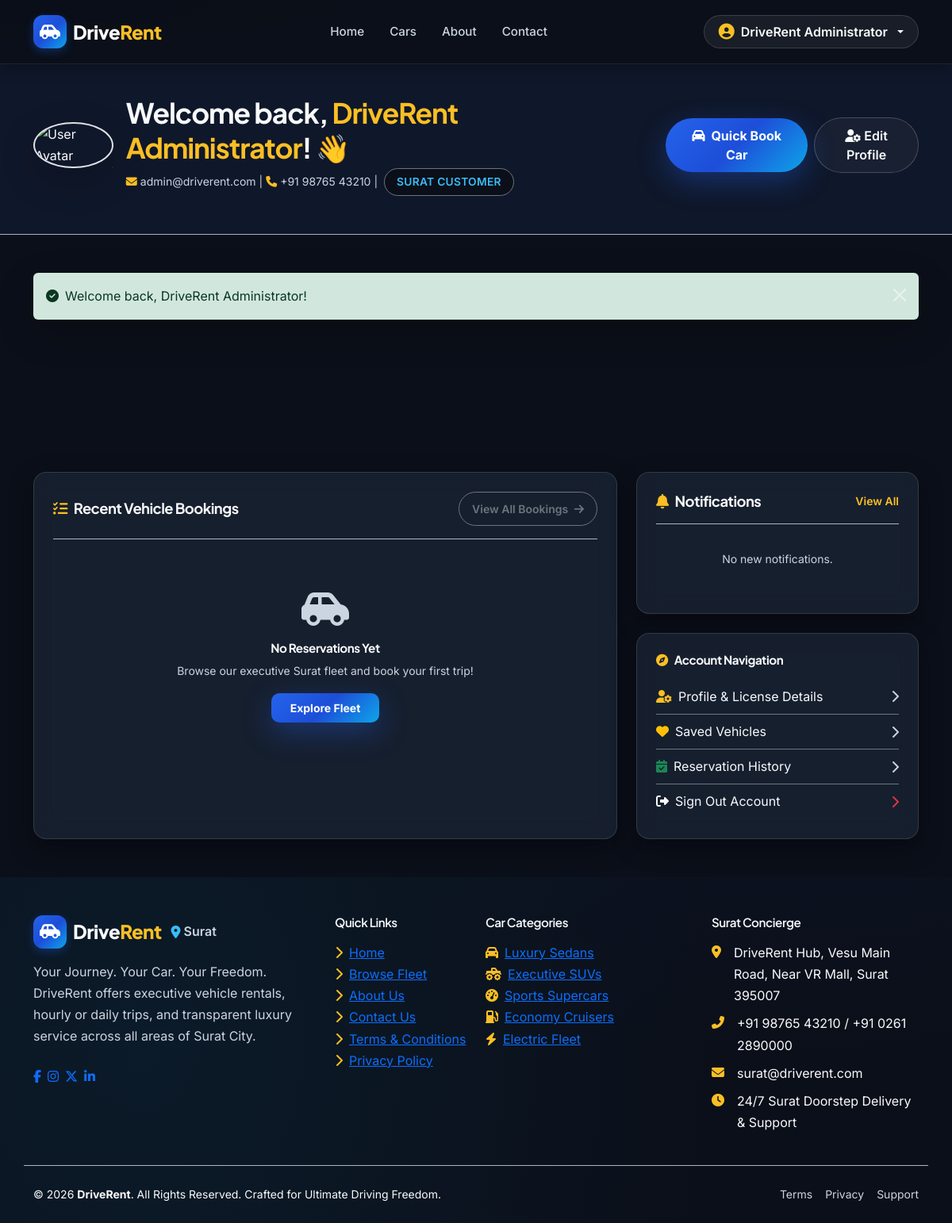
/dashboard.php (signed in), run on the app's committed database.
### tables this page shows
CREATE TABLE `users` (
  `id` INT AUTO_INCREMENT PRIMARY KEY,
  `name` VARCHAR(100) NOT NULL,
  `email` VARCHAR(100) NOT NULL UNIQUE,
  `phone` VARCHAR(20) NOT NULL,
  `password` VARCHAR(255) NOT NULL,
  `role` ENUM('customer', 'admin') DEFAULT 'customer',
  `profile_image` VARCHAR(255) DEFAULT 'default_avatar.png',
  `created_at` DATETIME DEFAULT CURRENT_TIMESTAMP
);

### dashboard.php (the view, shortened to what this page needs)
<?php
require_once __DIR__ . '/config/database.php';
require_once __DIR__ . '/includes/functions.php';
require_once __DIR__ . '/includes/auth-check.php';
$user = get_logged_user($pdo);
$rec_stmt = $pdo->prepare("SELECT b.*, c.brand, c.model, c.category, c.image
    FROM bookings b
    JOIN cars c ON b.car_id = c.id
    WHERE b.user_id = ?
    ORDER BY b.created_at DESC LIMIT 5");
$rec_stmt->execute([$user['id']]);
$recent_bookings = $rec_stmt->fetchAll();
$notif_stmt = $pdo->prepare("SELECT * FROM notifications WHERE user_id = ? ORDER BY created_at DESC LIMIT 4");
$notif_stmt->execute([$user['id']]);
$recent_notifs = $notif_stmt->fetchAll();
include 'includes/header.php';
include 'includes/navbar.php';
?>
<section class="py-5 bg-secondary-dark border-bottom border-dark-subtle mt-5">
    <div class="container pt-4">
        <div class="d-flex flex-column flex-md-row align-items-md-center justify-content-between gap-4">
            <div class="d-flex align-items-center gap-3">
                <div class="position-relative">
                    <?php
                    $avatar_path = !empty($user['profile_image']) && file_exists(__DIR__ . '/assets/images/avatars/' . $user['profile_image'])
                        ? base_url('assets/images/avatars/' . $user['profile_image'])
                        : (!empty($user['profile_image']) && file_exists(__DIR__ . '/assets/images/' . $user['profile_image'])
                            ? base_url('assets/images/' . $user['profile_image'])
                            : base_url('assets/images/default_avatar.png'));
                    ?>
                    <img src="<?php echo $avatar_path; ?>" alt="User Avatar" class="rounded-circle border border-2 border-accent shadow-lg" style="width: 80px; height: 80px; object-fit: cover;">
                    <span class="position-absolute bottom-0 end-0 bg-success border border-dark rounded-circle p-1.5" title="Active Account"></span>
                </div>
                <div>
                    <h2 class="fw-bold mb-1 text-light">Welcome back, <span class="text-accent"><?php echo htmlspecialchars($user['name']); ?></span>! 👋</h2>
                    <p class="text-secondary mb-0 small">
                        <i class="fas fa-envelope me-1 text-accent"></i><?php echo htmlspecialchars($user['email']); ?> |
                        <i class="fas fa-phone me-1 text-accent"></i><?php echo htmlspecialchars($user['phone']); ?> |
                        <span class="badge bg-primary text-cyan border border-secondary px-2 py-1 ms-1">SURAT CUSTOMER</span>
                    </p>
                </div>
            </div>
            <div class="d-flex align-items-center gap-2">
                <a href="<?php echo base_url('cars.php'); ?>" class="btn btn-gradient px-4 py-2.5 btn-pill shadow-cyan"><i class="fas fa-car me-2"></i>Quick Book Car</a>
                <a href="<?php echo base_url('profile.php'); ?>" class="btn btn-outline-light px-3 py-2.5 btn-pill"><i class="fas fa-user-gear me-1"></i>Edit Profile</a>
            </div>
        </div>
    </div>
</section>
<section class="py-5 bg-primary min-vh-100">
    <div class="container">
        <div class="row g-3 mb-5">
            <div class="col-lg-3 col-md-6">
            </div>
            <div class="col-lg-3 col-md-6">
            </div>
            <div class="col-lg-3 col-md-6">
            </div>
            <div class="col-lg-3 col-md-6">
            </div>
        </div>
        <div class="row g-4">
            <div class="col-lg-8">
                <div class="glass-card p-4 h-100">
                    <div class="d-flex align-items-center justify-content-between pb-3 mb-3 border-bottom border-dark-subtle">
                        <h5 class="fw-bold mb-0 text-light"><i class="fas fa-list-check me-2 text-accent"></i>Recent Vehicle Bookings</h5>
                        <a href="<?php echo base_url('my-bookings.php'); ?>" class="btn btn-outline-secondary btn-sm btn-pill px-3">View All Bookings <i class="fas fa-arrow-right ms-1"></i></a>
                    </div>
                    <?php if (empty($recent_bookings)): ?>
                        <div class="text-center py-5">
                            <i class="fas fa-car-side fa-3x text-secondary mb-3"></i>
                            <h6 class="fw-bold text-light">No Reservations Yet</h6>
                            <p class="text-secondary small mb-3">Browse our executive Surat fleet and book your first trip!</p>
                            <a href="<?php echo base_url('cars.php'); ?>" class="btn btn-gradient btn-sm px-4 py-2">Explore Fleet</a>
                        </div>
                    <?php endif; ?>
                </div>
            </div>
            <div class="col-lg-4">
                <div class="glass-card p-4 mb-4">
                    <div class="d-flex align-items-center justify-content-between pb-3 mb-3 border-bottom border-dark-subtle">
                        <h5 class="fw-bold mb-0 text-light"><i class="fas fa-bell me-2 text-accent"></i>Notifications</h5>
                        <a href="<?php echo base_url('notifications.php'); ?>" class="text-accent small text-decoration-none fw-semibold">View All</a>
                    </div>
                    <?php if (empty($recent_notifs)): ?>
                        <p class="text-secondary small text-center py-3">No new notifications.</p>
                    <?php endif; ?>
                </div>
                <div class="glass-card p-4">
                    <h6 class="fw-bold text-light mb-3"><i class="fas fa-compass me-2 text-accent"></i>Account Navigation</h6>
                    <div class="list-group list-group-flush bg-transparent">
                        <a href="<?php echo base_url('profile.php'); ?>" class="list-group-item bg-transparent text-secondary hover-accent px-0 py-2 border-secondary d-flex align-items-center justify-content-between">
                            <span><i class="fas fa-user-gear me-2 text-accent"></i>Profile & License Details</span>
                            <i class="fas fa-chevron-right micro-text"></i>
                        </a>
                        <a href="<?php echo base_url('saved-cars.php'); ?>" class="list-group-item bg-transparent text-secondary hover-accent px-0 py-2 border-secondary d-flex align-items-center justify-content-between">
                            <span><i class="fas fa-heart me-2 text-warning"></i>Saved Vehicles</span>
                            <i class="fas fa-chevron-right micro-text"></i>
                        </a>
                        <a href="<?php echo base_url('my-bookings.php'); ?>" class="list-group-item bg-transparent text-secondary hover-accent px-0 py-2 border-secondary d-flex align-items-center justify-content-between">
                            <span><i class="fas fa-calendar-check me-2 text-success"></i>Reservation History</span>
                            <i class="fas fa-chevron-right micro-text"></i>
                        </a>
                        <a href="<?php echo base_url('logout.php'); ?>" class="list-group-item bg-transparent text-danger px-0 py-2 border-0 d-flex align-items-center justify-content-between">
                            <span><i class="fas fa-sign-out-alt me-2"></i>Sign Out Account</span>
                            <i class="fas fa-chevron-right micro-text"></i>
                        </a>
                    </div>
                </div>
            </div>
        </div>
    </div>
</section>
<?php include 'includes/footer.php'; ?>

### data on the page
users: name "DriveRent Administrator", email "admin@driverent.com", phone "+91 98765 43210"

### other printed values
$_SESSION['user_name'] "DriveRent Administrator"
$msg['text'] "Welcome back, DriveRent Administrator!"
